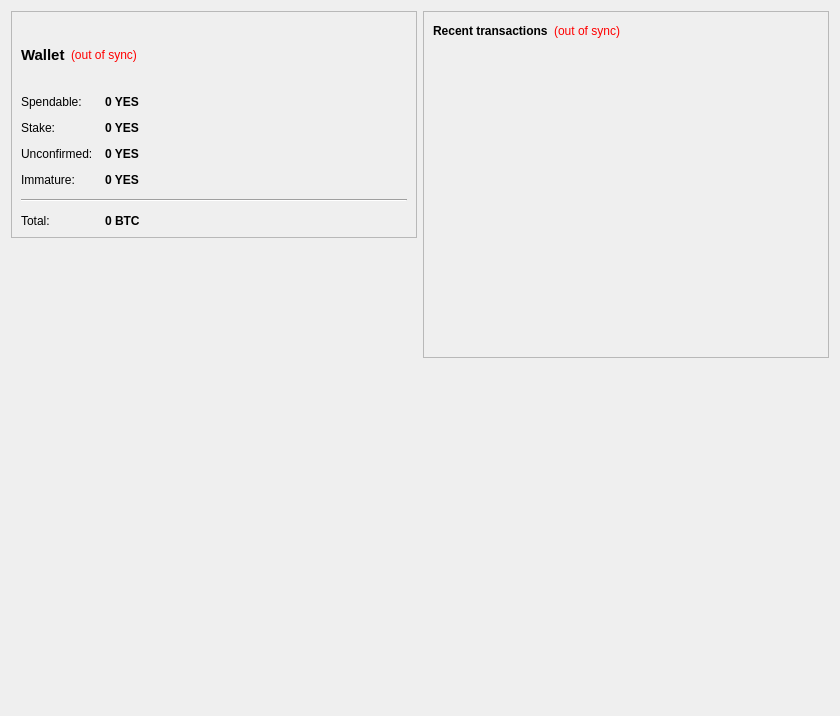
<?xml version="1.0" encoding="UTF-8"?>
<ui version="4.0">
 <class>OverviewPage</class>
 <widget class="QWidget" name="OverviewPage">
  <property name="geometry">
   <rect>
    <x>0</x>
    <y>0</y>
    <width>840</width>
    <height>716</height>
   </rect>
  </property>
  <property name="windowTitle">
   <string>Form</string>
  </property>
  <layout class="QHBoxLayout" name="horizontalLayout" stretch="1,1">
   <item>
    <layout class="QVBoxLayout" name="verticalLayout_2">
     <item>
      <widget class="QFrame" name="frame">
       <property name="frameShape">
        <enum>QFrame::StyledPanel</enum>
       </property>
       <property name="frameShadow">
        <enum>QFrame::Raised</enum>
       </property>
       <layout class="QVBoxLayout" name="verticalLayout_4">
        <item>
         <layout class="QHBoxLayout" name="horizontalLayout_4">
          <item>
           <widget class="QLabel" name="label_5">
            <property name="font">
             <font>
              <pointsize>11</pointsize>
              <weight>75</weight>
              <bold>true</bold>
             </font>
            </property>
            <property name="text">
             <string>Wallet</string>
            </property>
           </widget>
          </item>
          <item>
           <widget class="QLabel" name="labelWalletStatus">
            <property name="toolTip">
             <string>The displayed information may be out of date. Your wallet automatically synchronizes with the CaponeCoin network after a connection is established, but this process has not completed yet.</string>
            </property>
            <property name="styleSheet">
             <string notr="true">QLabel { color: red; }</string>
            </property>
            <property name="text">
             <string notr="true">(out of sync)</string>
            </property>
            <property name="alignment">
             <set>Qt::AlignLeading|Qt::AlignLeft|Qt::AlignVCenter</set>
            </property>
           </widget>
          </item>
          <item>
           <spacer name="horizontalSpacer_2">
            <property name="orientation">
             <enum>Qt::Horizontal</enum>
            </property>
            <property name="sizeHint" stdset="0">
             <size>
              <width>40</width>
              <height>20</height>
             </size>
            </property>
           </spacer>
          </item>
         </layout>
        </item>
        <item>
         <layout class="QFormLayout" name="formLayout_2">
          <property name="fieldGrowthPolicy">
           <enum>QFormLayout::AllNonFixedFieldsGrow</enum>
          </property>
          <property name="horizontalSpacing">
           <number>12</number>
          </property>
          <property name="verticalSpacing">
           <number>12</number>
          </property>
          <item row="0" column="0">
           <widget class="QLabel" name="label">
            <property name="text">
             <string>Spendable:</string>
            </property>
           </widget>
          </item>
          <item row="0" column="1">
           <widget class="QLabel" name="labelBalance">
            <property name="font">
             <font>
              <weight>75</weight>
              <bold>true</bold>
             </font>
            </property>
            <property name="cursor">
             <cursorShape>IBeamCursor</cursorShape>
            </property>
            <property name="toolTip">
             <string>Your current spendable balance</string>
            </property>
            <property name="text">
             <string notr="true">0 YES</string>
            </property>
            <property name="textInteractionFlags">
             <set>Qt::LinksAccessibleByMouse|Qt::TextSelectableByKeyboard|Qt::TextSelectableByMouse</set>
            </property>
           </widget>
          </item>
          <item row="1" column="0">
           <widget class="QLabel" name="label_6">
            <property name="text">
             <string>Stake:</string>
            </property>
           </widget>
          </item>
          <item row="1" column="1">
           <widget class="QLabel" name="labelStake">
            <property name="font">
             <font>
              <weight>75</weight>
              <bold>true</bold>
             </font>
            </property>
            <property name="cursor">
             <cursorShape>IBeamCursor</cursorShape>
            </property>
            <property name="toolTip">
             <string>Total of coins that was staked, and do not yet count toward the current balance</string>
            </property>
            <property name="text">
             <string notr="true">0 YES</string>
            </property>
            <property name="textInteractionFlags">
             <set>Qt::LinksAccessibleByMouse|Qt::TextSelectableByKeyboard|Qt::TextSelectableByMouse</set>
            </property>
           </widget>
          </item>
          <item row="2" column="0">
           <widget class="QLabel" name="label_3">
            <property name="text">
             <string>Unconfirmed:</string>
            </property>
           </widget>
          </item>
          <item row="2" column="1">
           <widget class="QLabel" name="labelUnconfirmed">
            <property name="font">
             <font>
              <weight>75</weight>
              <bold>true</bold>
             </font>
            </property>
            <property name="cursor">
             <cursorShape>IBeamCursor</cursorShape>
            </property>
            <property name="toolTip">
             <string>Total of transactions that have yet to be confirmed, and do not yet count toward the current balance</string>
            </property>
            <property name="text">
             <string notr="true">0 YES</string>
            </property>
            <property name="textInteractionFlags">
             <set>Qt::LinksAccessibleByMouse|Qt::TextSelectableByKeyboard|Qt::TextSelectableByMouse</set>
            </property>
           </widget>
          </item>
          <item row="3" column="0">
           <widget class="QLabel" name="labelImmatureText">
            <property name="text">
             <string>Immature:</string>
            </property>
           </widget>
          </item>
          <item row="3" column="1">
           <widget class="QLabel" name="labelImmature">
            <property name="font">
             <font>
              <weight>75</weight>
              <bold>true</bold>
             </font>
            </property>
            <property name="toolTip">
             <string>Mined balance that has not yet matured</string>
            </property>
            <property name="text">
             <string notr="true">0 YES</string>
            </property>
            <property name="textInteractionFlags">
             <set>Qt::LinksAccessibleByMouse|Qt::TextSelectableByKeyboard|Qt::TextSelectableByMouse</set>
            </property>
           </widget>
          </item>
          <item row="4" column="0" colspan="2">
           <widget class="Line" name="line">
            <property name="orientation">
             <enum>Qt::Horizontal</enum>
            </property>
           </widget>
          </item>
          <item row="5" column="0">
           <widget class="QLabel" name="labelTotalText">
            <property name="text">
             <string>Total:</string>
            </property>
           </widget>
          </item>
          <item row="5" column="1">
           <widget class="QLabel" name="labelTotal">
            <property name="font">
             <font>
              <weight>75</weight>
              <bold>true</bold>
             </font>
            </property>
            <property name="cursor">
             <cursorShape>IBeamCursor</cursorShape>
            </property>
            <property name="toolTip">
             <string>Your current total balance</string>
            </property>
            <property name="text">
             <string notr="true">0 BTC</string>
            </property>
            <property name="textInteractionFlags">
             <set>Qt::LinksAccessibleByMouse|Qt::TextSelectableByKeyboard|Qt::TextSelectableByMouse</set>
            </property>
           </widget>
          </item>
         </layout>
        </item>
       </layout>
      </widget>
     </item>
     <item>
      <widget class="QLabel" name="label_6">
       <property name="text">
        <string/>
       </property>
      </widget>
     </item>
     <item>
      <widget class="QLabel" name="label_wallet_bgcoin">
       <property name="maximumSize">
        <size>
         <width>890</width>
         <height>493</height>
        </size>
       </property>
       <property name="text">
        <string/>
       </property>
       <property name="pixmap">
        <pixmap resource="../bitcoin.qrc">:/images/wallet_bgcoin</pixmap>
       </property>
       <property name="scaledContents">
        <bool>false</bool>
       </property>
       <property name="alignment">
        <set>Qt::AlignCenter</set>
       </property>
       <property name="margin">
        <number>-2</number>
       </property>
      </widget>
     </item>
    </layout>
   </item>
   <item>
    <layout class="QVBoxLayout" name="verticalLayout_3">
     <item>
      <widget class="QFrame" name="frame_2">
       <property name="frameShape">
        <enum>QFrame::StyledPanel</enum>
       </property>
       <property name="frameShadow">
        <enum>QFrame::Raised</enum>
       </property>
       <layout class="QVBoxLayout" name="verticalLayout">
        <item>
         <layout class="QHBoxLayout" name="horizontalLayout_2">
          <item>
           <widget class="QLabel" name="label_4">
            <property name="text">
             <string>&lt;b&gt;Recent transactions&lt;/b&gt;</string>
            </property>
           </widget>
          </item>
          <item>
           <widget class="QLabel" name="labelTransactionsStatus">
            <property name="toolTip">
             <string>The displayed information may be out of date. Your wallet automatically synchronizes with the CaponeCoin network after a connection is established, but this process has not completed yet.</string>
            </property>
            <property name="styleSheet">
             <string notr="true">QLabel { color: red; }</string>
            </property>
            <property name="text">
             <string notr="true">(out of sync)</string>
            </property>
            <property name="alignment">
             <set>Qt::AlignRight|Qt::AlignTrailing|Qt::AlignVCenter</set>
            </property>
           </widget>
          </item>
          <item>
           <spacer name="horizontalSpacer">
            <property name="orientation">
             <enum>Qt::Horizontal</enum>
            </property>
            <property name="sizeHint" stdset="0">
             <size>
              <width>40</width>
              <height>20</height>
             </size>
            </property>
           </spacer>
          </item>
         </layout>
        </item>
        <item>
         <widget class="QListView" name="listTransactions">
          <property name="styleSheet">
           <string notr="true">QListView { background: transparent; }</string>
          </property>
          <property name="frameShape">
           <enum>QFrame::NoFrame</enum>
          </property>
          <property name="verticalScrollBarPolicy">
           <enum>Qt::ScrollBarAlwaysOff</enum>
          </property>
          <property name="horizontalScrollBarPolicy">
           <enum>Qt::ScrollBarAlwaysOff</enum>
          </property>
          <property name="selectionMode">
           <enum>QAbstractItemView::NoSelection</enum>
          </property>
         </widget>
        </item>
       </layout>
      </widget>
     </item>
     <item>
      <spacer name="verticalSpacer_2">
       <property name="orientation">
        <enum>Qt::Vertical</enum>
       </property>
       <property name="sizeHint" stdset="0">
        <size>
         <width>20</width>
         <height>40</height>
        </size>
       </property>
      </spacer>
     </item>
    </layout>
   </item>
  </layout>
 </widget>
 <resources>
  <include location="../bitcoin.qrc"/>
 </resources>
 <connections/>
</ui>
